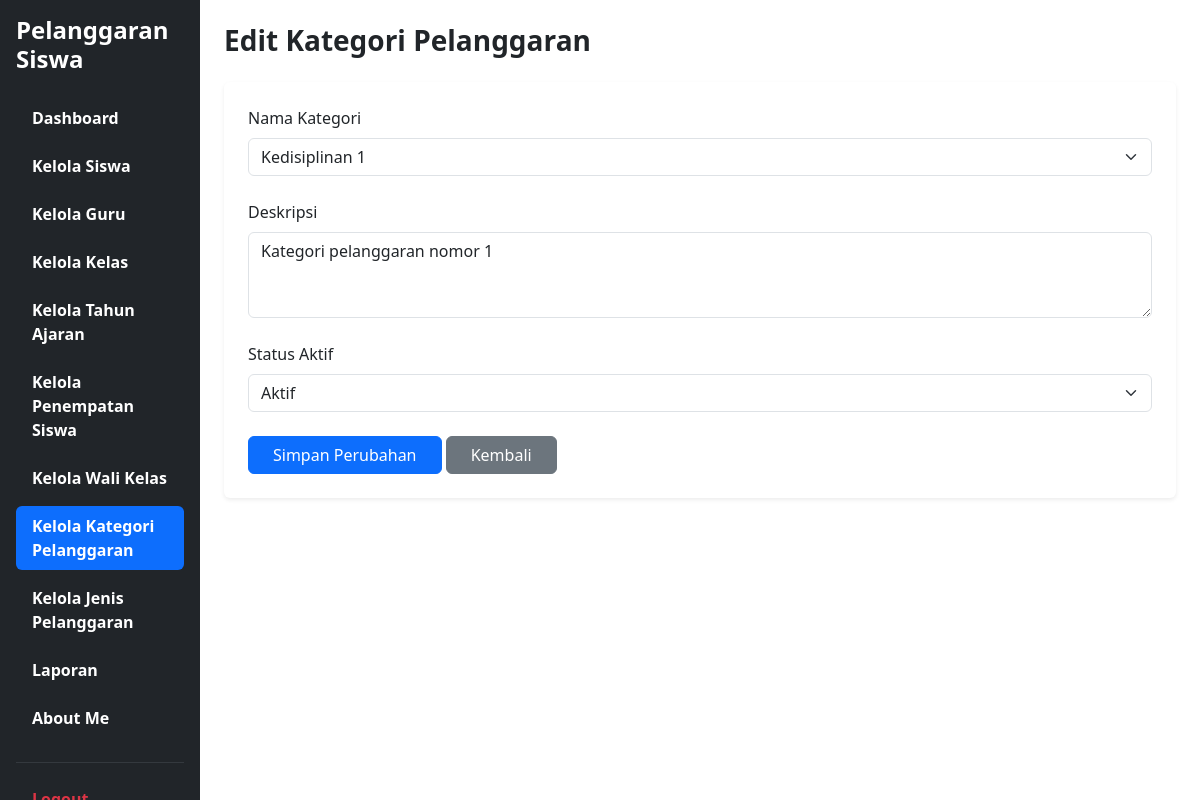
The page /edit_kategori_pelanggaran.php?id=1 (signed in) on the database its author committed.
### tables this page shows
CREATE TABLE `t_pelanggaran_kategori` (
  `id` int(11) NOT NULL,
  `nama` varchar(100) DEFAULT NULL,
  `deskripsi` text NOT NULL,
  `status_aktif` tinyint(1) NOT NULL,
  `created_at` timestamp NOT NULL DEFAULT current_timestamp(),
  `updated_at` timestamp NOT NULL DEFAULT current_timestamp()
);

### edit_kategori_pelanggaran.php (the view, shortened to what this page needs)
<?php
include 'config/koneksi.php';
$id = (int)($_GET['id'] ?? 0);
$stmt = mysqli_prepare($koneksi,
    "SELECT * FROM t_pelanggaran_kategori WHERE id = ?"
);
mysqli_stmt_bind_param($stmt, "i", $id);
mysqli_stmt_execute($stmt);
$hasil = mysqli_stmt_get_result($stmt);
$data = mysqli_fetch_assoc($hasil);
function e($data) {
    return htmlspecialchars((string)($data ?? ""), ENT_QUOTES, "UTF-8");
}
?>
<!DOCTYPE html>
<html lang="id">
<head>
    <link href="https://cdn.jsdelivr.net/npm/bootstrap@5.3.8/dist/css/bootstrap.min.css" rel="stylesheet">
</head>
<body>
<div class="container-fluid">
    <div class="row">
        <div class="col-md-3 col-lg-2 bg-dark min-vh-100 p-3 sticky-top" style="top: 0; height: 100vh; overflow-y: auto;">
            <h4 class="text-white fw-bold mb-4 ">
            Pelanggaran Siswa
            </h4>
            <ul class="nav nav-pills flex-column">
                <li class="nav-item mb-2">
                    <a href="dashboard.php" class="nav-link text-white">
                    <h7 class="fw-bold mb-4">Dashboard</h7>
                    </a>
                </li>
                <li class="nav-item mb-2">
                    <a href="Kelola_Siswa.php" class="nav-link text-white">
                    <h7 class="fw-bold mb-4">Kelola Siswa</h7>
                    </a>
                </li>
                <li class="nav-item mb-2">
                    <a href="Kelola_Guru.php" class="nav-link text-white">
                    <h7 class="fw-bold mb-4">Kelola Guru</h7>
                    </a>
                </li>
                <li class="nav-item mb-2">
                    <a href="Kelola_Kelas.php" class="nav-link text-white">
                    <h7 class="fw-bold mb-4">Kelola Kelas</h7>
                    </a>
                </li>
                <li class="nav-item mb-2">
                    <a href="Kelola_Tahun_Ajaran.php" class="nav-link text-white">
                    <h7 class="fw-bold mb-4">Kelola Tahun Ajaran</h7>
                    </a>
                </li>
                <li class="nav-item mb-2">
                    <a href="Kelola_Penempatan_Siswa.php" class="nav-link text-white">
                    <h7 class="fw-bold mb-4">Kelola Penempatan Siswa</h7>
                    </a>
                </li>
                <li class="nav-item mb-2">
                    <a href="Kelola_Wali_Kelas.php" class="nav-link text-white">
                    <h7 class="fw-bold mb-4">Kelola Wali Kelas</h7>
                    </a>
                </li>
                <li class="nav-item mb-2">
                    <a href="Kelola_Kategori_Pelanggaran.php" class="nav-link active">
                    <h7 class="fw-bold mb-4">Kelola Kategori Pelanggaran</h7>
                    </a>
                </li>
                <li class="nav-item mb-2">
                    <a href="Kelola_Jenis_Pelanggaran.php" class="nav-link text-white">
                    <h7 class="fw-bold mb-4">Kelola Jenis Pelanggaran</h7>
                    </a>
                </li>
                <li class="nav-item mb-2">
                    <a href="Laporan.php" class="nav-link text-white">
                    <h7 class="fw-bold mb-4">Laporan</h7>
                    </a>
                </li>
                <li class="nav-item mb-2">
                    <a href="about_me.php" class="nav-link text-white">
                    <h7 class="fw-bold mb-4">About Me</h7>
                    </a>
                </li>
                <hr class="text-secondary">
                <li class="nav-item">
                    <a href="logout.php" class="nav-link text-danger">
                    <h7 class="fw-bold mb-4">Logout</h7>
                    </a>
                </li>
            </ul>
        </div>
        <main class="col-md-9 col-lg-10 p-4">
            <h3 class="mb-4 fw-bold">Edit Kategori Pelanggaran</h3>
            <div class="card border-0 shadow-sm">
                <div class="card-body p-4">
                    <form method="POST">
                        <div class="mb-4">
                            <label class="form-label">Nama Kategori</label>
                            <select name="nama" class="form-select" required>
                                <?php
                                $bidang = ['Kedisiplinan', 'Kerapian', 'Kehadiran', 'Ketertiban', 'Perlengkapan', 'Sikap', 'Kebersihan', 'Keamanan', 'Akademik', 'Lingkungan'];
                                foreach ($bidang as $b) {
                                    for ($i = 1; $i <= 10; $i++) {
                                        $val = "$b $i";
                                        $selected = ($data['nama'] === $val) ? 'selected' : '';
                                        echo "<option value=\"$val\" $selected>$val</option>";
                                    }
                                }
                                ?>
                            </select>
                        </div>
                        <div class="mb-4">
                            <label class="form-label">Deskripsi</label>
                            <textarea name="deskripsi" class="form-control" rows="3" placeholder="Masukkan deskripsi kategori pelanggaran..." required><?= e($data['deskripsi']) ?></textarea>
                        </div>
                        <div class="mb-4">
                            <label class="form-label">Status Aktif</label>
                            <select name="status_aktif" class="form-select" required>
                                <option value="1" <?= $data['status_aktif'] == 1 ? 'selected' : '' ?>>
                                    Aktif
                                </option>
                            </select>
                        </div>
                        <button type="submit" name="simpan" class="btn btn-primary px-4">
                            Simpan Perubahan
                        </button>
                        <a href="Kelola_Kategori_Pelanggaran.php" class="btn btn-secondary px-4">
                            Kembali
                        </a>
                    </form>
                </div>
            </div>
        </main>
    </div>
</div>
</body>
</html>

### rows shown on the page
t_pelanggaran_kategori: deskripsi "Kategori pelanggaran nomor 1", status_aktif "Aktif"

### other values the page prints
form field nama "Kedisiplinan 1"
